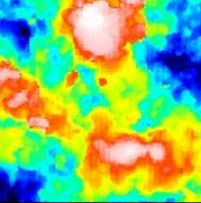
#> input picture Dataset/10/1.JPG, 201 x 203 px, found by its file name
$ jupyter execute --allow-errors 'code implementation.ipynb'
#> lines starting #> are read from the running program, lines starting #| are printed output that depends on the picture; after the words box and inside, x2 and y2 are one past the last pixel; in counts of white or black regions, pixels touching at a corner belong together
Bounding box example

[cell 1]
import cv2
import numpy as np
import matplotlib.pyplot as plt

image_path = '/content/1.JPG'
image = cv2.imread(image_path)
#> image is the input picture: shape (203, 201, 3); mean B, G, R 109.3, 189.9, 136.9
image_rgb = cv2.cvtColor(image, cv2.COLOR_BGR2RGB)
hsv = cv2.cvtColor(image, cv2.COLOR_BGR2HSV)
#> hsv: shape (203, 201, 3); mean H, S, V 55.9, 218.4, 242.8

red_lower1 = np.array([0, 120, 120])
red_upper1 = np.array([10, 255, 255])
red_lower2 = np.array([160, 120, 120])
red_upper2 = np.array([179, 255, 255])

yellow_lower = np.array([20, 120, 120])
yellow_upper = np.array([35, 255, 255])

red_mask1 = cv2.inRange(hsv, red_lower1, red_upper1)
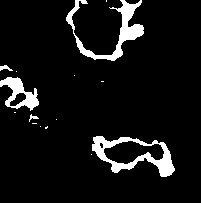
#> red_mask1: shape (203, 201); 7.4% white; 15 white regions (10 under 20 px), largest, box (x1, y1, x2, y2) and area: (66, 0, 144, 61) 1168, (92, 136, 175, 177) 1167, (0, 77, 39, 111) 592, (0, 65, 13, 71) 42, (29, 114, 39, 122) 30
red_mask2 = cv2.inRange(hsv, red_lower2, red_upper2)
#> red_mask2: shape (203, 201); every value is 0
red_mask = cv2.bitwise_or(red_mask1, red_mask2)
yellow_mask = cv2.inRange(hsv, yellow_lower, yellow_upper)
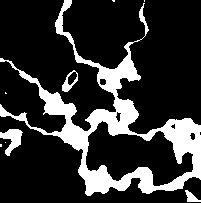
#> yellow_mask: shape (203, 201); 19.7% white; 9 white regions (5 under 20 px), largest, box (x1, y1, x2, y2) and area: (0, 0, 201, 196) 7459, (0, 129, 23, 156) 316, (62, 70, 78, 92) 134, (185, 190, 201, 202) 97

combined_mask = cv2.bitwise_or(red_mask, yellow_mask)
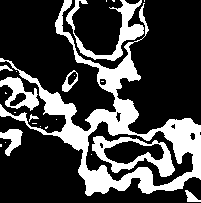
#> combined_mask: shape (203, 201); 27.1% white; 24 white regions (15 under 20 px)

contours, _ = cv2.findContours(combined_mask, cv2.RETR_EXTERNAL, cv2.CHAIN_APPROX_SIMPLE)
#> contours = 20 contours, 13 with area under 20; largest, box (x1, y1, x2, y2) and area: (0, 0, 201, 196) 10772, (66, 0, 144, 61) 982, (0, 77, 39, 111) 640, (0, 129, 23, 156) 274, (62, 70, 78, 92) 183, (185, 190, 201, 202) 76, (0, 65, 13, 71) 27
output_img = image.copy()

for contour in contours:
    if cv2.contourArea(contour) > 100:
        x, y, w, h = cv2.boundingRect(contour)
        cv2.rectangle(output_img, (x, y), (x + w, y + h), (0, 255, 0), 2)
#> this loop made 20 passes
#> (x, y, w, h) on passes 4, 12, 14, 19, 20: (0, 129, 23, 27), (0, 77, 39, 34), (62, 70, 16, 22), (66, 0, 78, 61), (0, 0, 201, 196)
#> contour on passes 2, 3, 6, 7, 8, 10: [[0, 144], [0, 146], [1, 146], [1, 144]], [[5, 142]], [[40, 126]], [[32, 123], [36, 123]], [[56, 119]], [[14, 112], [15, 112]]
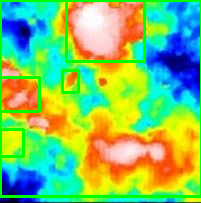
#> output_img: shape (203, 201, 3); 7.18% of pixels changed, all inside (x1, y1, x2, y2) = (0, 0, 201, 198)

red_area = cv2.countNonZero(red_mask)
#> red_area = 3022
total_area = image.shape[0] * image.shape[1]
#> total_area = 40803
red_ratio = red_area / total_area
#> red_ratio = 0.0741

prediction = "Hydrophobic" if red_ratio > 0.05 else "Superhydrophobic"
#> prediction = 'Hydrophobic'

output_img_rgb = cv2.cvtColor(output_img, cv2.COLOR_BGR2RGB)
plt.figure(figsize=(8, 8))
plt.imshow(output_img_rgb)
plt.title(f"Prediction: {prediction}")
plt.axis('off')
plt.show()

Simple CNN model - not that great accuracy

[cell 2]
from google.colab import drive
drive.mount('/content/drive')

[cell 3]
data_dir = '/content/drive/MyDrive/Dataset divide'

[cell 4]
def load_images_from_drive(dataset_path, image_size=(128, 128)):
    images = []
    labels = []
    label_map = {"Hydrophobic": 0, "Superhydrophobic": 1}

    for label_folder, label in label_map.items():
        folder_path = os.path.join(dataset_path, label_folder)

        for sample_folder in os.listdir(folder_path):
            sample_path = os.path.join(folder_path, sample_folder)

            for img_name in os.listdir(sample_path):
                img_path = os.path.join(sample_path, img_name)
                image = cv2.imread(img_path)

                if image is None:
                    continue
                image_resized = cv2.resize(image, image_size)
                red_area, _ = extract_red_region(image_resized)
                red_area_ratio = normalize_feature(red_area, image_size[0] * image_size[1])

                images.append(image_resized)
                labels.append(label)

    return np.array(images), np.array(labels)

[cell 5]
# [13 lines left out: function build_cnn_model, not called in this run]

[cell 6]
# [24 lines left out: function extract_red_region, not called in this run]

def normalize_feature(red_area, image_area):
    return red_area / image_area if image_area > 0 else 0

[cell 7]
def preprocess_and_train_model(dataset_path):
    images, labels = load_images_from_drive(dataset_path)
    X_train, X_test, y_train, y_test = train_test_split(images, labels, test_size=0.2, random_state=42)
    model = build_cnn_model((128, 128, 3))
    model.fit(X_train, y_train, epochs=10, batch_size=32, validation_data=(X_test, y_test))

    return model

[cell 8]
dataset_path = '/content/drive/MyDrive/Dataset divide'

#> (the rest of this cell did not finish here and is left out)

New implementation - better performance

[cell 9]
import cv2
import numpy as np
import tensorflow as tf
import os
import pandas as pd
from sklearn.model_selection import train_test_split
from google.colab import drive

[cell 10]
drive.mount('/content/drive')

[cell 11]
def load_images_from_drive(dataset_path):
    import os
    import cv2
    import numpy as np

    categories = ['Hydrophobic', 'Superhydrophobic']
    images = []
    red_areas = []
    labels = []

    for label, category in enumerate(categories):
        category_path = os.path.join(dataset_path, category)
        for sample_folder in os.listdir(category_path):
            sample_path = os.path.join(category_path, sample_folder)
            if not os.path.isdir(sample_path):
                continue
            for filename in os.listdir(sample_path):
                file_path = os.path.join(sample_path, filename)
                image = cv2.imread(file_path)
                if image is None:
                    continue
                image = cv2.resize(image, (128, 128))

                red_area, _ = extract_red_region(image)

                red_area_norm = red_area / (128 * 128)

                images.append(image)
                red_areas.append([red_area_norm])
                labels.append(label)

    return np.array(images), np.array(red_areas), np.array(labels)

[cell 12]
from tensorflow.keras.layers import Input, Dense, Conv2D, MaxPooling2D, Flatten, Concatenate, Dropout
from tensorflow.keras.models import Model

# [16 lines left out: function build_hybrid_model, not called in this run]

[cell 13]
# [20 lines left out: function extract_red_region, not called in this run]

def normalize_feature(red_area, image_area):
    return red_area / image_area if image_area > 0 else 0

[cell 14]
from tensorflow.keras.preprocessing.image import ImageDataGenerator
from tensorflow.keras.callbacks import EarlyStopping, ReduceLROnPlateau
from sklearn.model_selection import train_test_split
from sklearn.utils import class_weight

def preprocess_and_train_model(dataset_path):
    images, red_areas, labels = load_images_from_drive(dataset_path)

$ run again, with Dataset/10/10.JPG copied over Dataset/10/1.JPG
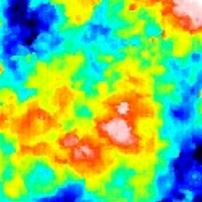
#> input picture Dataset/10/10.JPG, 202 x 202 px, found by its file name
#> image is the input picture: shape (202, 202, 3); mean B, G, R 106.5, 199.7, 120.7
#> hsv: shape (202, 202, 3); mean H, S, V 59.5, 230.9, 243.9
#> `red_mask1 = cv2.inRange(hsv, red_lower1, red_upper1)`:
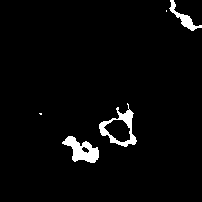
#> red_mask1: shape (202, 202); 3.1% white; 5 white regions (2 under 20 px), largest, box (x1, y1, x2, y2) and area: (62, 136, 99, 163) 521, (99, 103, 137, 147) 491, (169, 0, 202, 31) 258
#> red_mask2: shape (202, 202); every value is 0
#> yellow_mask: shape (202, 202); 23.4% white; 10 white regions (5 under 20 px), largest, box (x1, y1, x2, y2) and area: (0, 57, 162, 187) 7856, (126, 0, 202, 54) 936, (59, 0, 99, 23) 513, (7, 175, 22, 195) 167, (151, 68, 161, 71) 23
#> combined_mask: shape (202, 202); 26.5% white; 15 white regions (7 under 20 px)
#> contours = 11 contours, 6 with area under 20; largest, box (x1, y1, x2, y2) and area: (0, 57, 162, 187) 11612, (126, 0, 202, 54) 844, (59, 0, 99, 23) 462, (169, 0, 202, 31) 210, (7, 175, 22, 195) 142
#> the loop `for contour in contours:` made 11 passes
#> (x, y, w, h) on passes 2, 5, 9, 10, 11: (7, 175, 15, 20), (0, 57, 162, 130), (169, 0, 33, 31), (126, 0, 76, 54), (59, 0, 40, 23)
#> after the loop `for contour in contours:`:
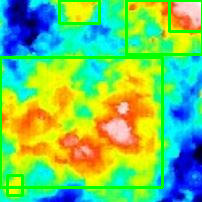
#> output_img: shape (202, 202, 3); 7.13% of pixels changed, all inside (x1, y1, x2, y2) = (0, 0, 202, 197)
#> red_area = 1277
#> red_ratio = 0.0313
#> prediction = 'Superhydrophobic'

$ run again, with Dataset/10/11.JPG copied over Dataset/10/1.JPG
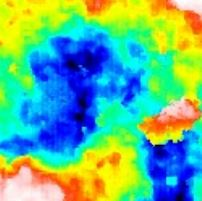
#> input picture Dataset/10/11.JPG, 202 x 201 px, found by its file name
#> image is the input picture: shape (201, 202, 3); mean B, G, R 137, 182.4, 100.4
#> hsv: shape (201, 202, 3); mean H, S, V 69.2, 228.2, 243.6
#> `red_mask1 = cv2.inRange(hsv, red_lower1, red_upper1)`:
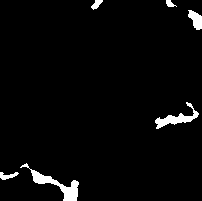
#> red_mask1: shape (201, 202); 3.1% white; 6 white regions, box (x1, y1, x2, y2) and area: (20, 163, 79, 201) 519, (155, 102, 199, 129) 352, (188, 10, 202, 30) 177, (0, 172, 19, 180) 83, (91, 0, 103, 10) 65, (166, 0, 177, 7) 46
#> red_mask2: shape (201, 202); every value is 0
#> yellow_mask: shape (201, 202); 18.1% white; 9 white regions (3 under 20 px), largest, box (x1, y1, x2, y2) and area: (0, 0, 202, 55) 3932, (0, 143, 134, 201) 2466, (139, 114, 202, 144) 380, (176, 66, 200, 89) 279, (155, 30, 167, 52) 186, (184, 90, 200, 111) 104
#> combined_mask: shape (201, 202); 21.2% white; 15 white regions (3 under 20 px)
#> contours = 15 contours, 3 with area under 20; largest, box (x1, y1, x2, y2) and area: (0, 0, 202, 55) 3638, (0, 143, 134, 201) 2395, (20, 163, 79, 201) 440, (139, 114, 202, 144) 296, (155, 102, 199, 129) 290
#> the loop `for contour in contours:` made 15 passes
#> (x, y, w, h) on passes 2, 3, 5, 7, 9, 10, 12, 15: (20, 163, 59, 38), (0, 143, 134, 58), (139, 114, 63, 30), (155, 102, 44, 27), (176, 66, 24, 23), (155, 30, 12, 22), (188, 10, 14, 20), (0, 0, 202, 55)
#> after the loop `for contour in contours:`:
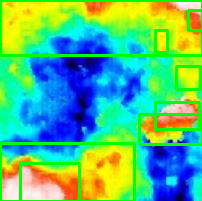
#> output_img: shape (201, 202, 3); 9.56% of pixels changed, all inside (x1, y1, x2, y2) = (0, 0, 202, 201)
#> red_area = 1242
#> red_ratio = 0.0306
#> prediction = 'Superhydrophobic'

$ run again, with Dataset/10/12.JPG copied over Dataset/10/1.JPG
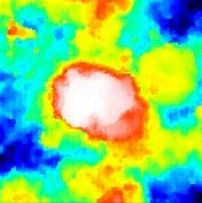
#> input picture Dataset/10/12.JPG, 202 x 203 px, found by its file name
#> image is the input picture: shape (203, 202, 3); mean B, G, R 117.4, 204.1, 127.8
#> hsv: shape (203, 202, 3); mean H, S, V 60.9, 218.9, 245.2
#> `red_mask1 = cv2.inRange(hsv, red_lower1, red_upper1)`:
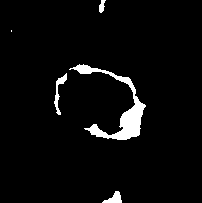
#> red_mask1: shape (203, 202); 3.9% white; 5 white regions (1 under 20 px), largest, box (x1, y1, x2, y2) and area: (69, 64, 146, 140) 1262, (54, 73, 67, 115) 163, (102, 191, 122, 203) 128, (99, 0, 106, 13) 57
#> red_mask2: shape (203, 202); every value is 0
#> yellow_mask: shape (203, 202); 23.9% white; 7 white regions (2 under 20 px), largest, box (x1, y1, x2, y2) and area: (44, 0, 202, 203) 9039, (3, 183, 37, 203) 456, (7, 20, 32, 39) 200, (0, 0, 9, 11) 50, (198, 108, 202, 117) 25
#> combined_mask: shape (203, 202); 27.8% white; 12 white regions (3 under 20 px)
#> contours = 9 contours, 3 with area under 20; largest, box (x1, y1, x2, y2) and area: (44, 0, 202, 203) 14706, (3, 183, 37, 203) 412, (7, 20, 32, 39) 229, (102, 191, 122, 203) 102, (99, 0, 106, 13) 42, (0, 0, 9, 11) 32
#> the loop `for contour in contours:` made 9 passes
#> (x, y, w, h) on passes 1, 2, 4, 7: (102, 191, 20, 12), (3, 183, 34, 20), (7, 20, 25, 19), (44, 0, 158, 203)
#> after the loop `for contour in contours:`:
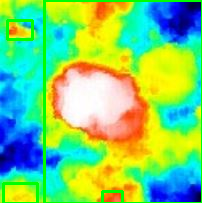
#> output_img: shape (203, 202, 3); 4.65% of pixels changed, all inside (x1, y1, x2, y2) = (2, 0, 202, 203)
#> red_area = 1612
#> red_ratio = 0.0393
#> prediction = 'Superhydrophobic'
